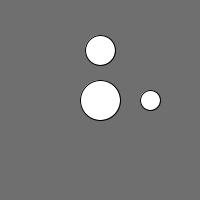
Frame 1 (no input)
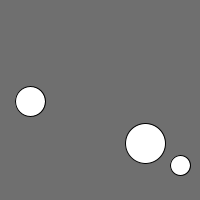
Frame 60 (the mouse pressed at the canvas centre just before this capture)
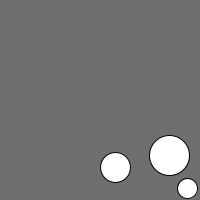
Frame 120 (the mouse held since frame 60 and released just before this capture)

The Processing sketch that drew these frames (run headless with seeded random() and noise(); from frame 60 on, the mouse is pressed at the canvas centre):

// Processing sketch: experimental
// ── experimental.pde
ArrayList<Particle> particles=new ArrayList<Particle>();

 // short and quick definition


 


void setup() {
  size(200,200);
  background(111);
  particles.add( new Particle (100, 50));
  particles.get(0).setVelocity(3,3.5);
  particles.get(0).mass=1;
  particles.get(0).radius=15;
  
  particles.add( new Particle (100, 100));
  particles.get(1).setVelocity(1,-3.5);
  particles.get(1).mass=5;
  particles.get(1).radius=20;
  
  particles.add( new Particle (150, 100));
  particles.get(2).setVelocity(5,2);
  particles.get(2).radius=10;
  strokeWeight(1);
}
 
 
void draw() {
  background(111);
  for(int i=0;i<particles.size();i++){
    particles.get(i).display() ;
    
    //println(particles.get(i).velocity);
    for(int j=0;j<particles.size();j++){
      if(i!=j)
        particles.get(i).checkParticleCollision(particles.get(j));
        println(0,j," ",particles.get(0).velocity);
    }
  }
}

// ── Class_Particle.pde
class Particle {
  float radius=6f;
  PVector location=new PVector(0,0);
  PVector velocity=new PVector(0,0);
  PVector acceleration;
  float mass=1;
 
  Particle(float x, float y) {  
    // values 

    location = new PVector(x, y);
    velocity = new PVector(0, 0);
    acceleration = new PVector(0, 0);
  }
  void display() {
    
    ellipse(location.x,location.y,radius*2,radius*2);
    checkCollision();
    location.add(velocity);
  }
  void setVelocity(float xVelocity , float yVelocity){
    velocity.set(xVelocity,yVelocity);
  }
  void checkCollision(){

    
    
    if(location.x+radius>width||location.x-radius<1){
      if(location.x+radius>width+1){
        location.x=width-radius;
      }
      if(location.x-radius<-1){
        location.x=radius;
      }
      velocity.set(-velocity.x,velocity.y);
    }
    if(location.y+radius>height||location.y-radius<1){
      if(location.y+radius>height+1){
        location.y=height-radius;
      }
      if(location.y<-1){
        location.y=radius;
      }
      velocity.set(velocity.x,-velocity.y);
    }
  }
  
  void checkParticleCollision(Particle other){
    
    Float dist = location.dist(other.location);
    
    if(dist<radius+other.radius){
      
      Float v1x=(((this.mass-other.mass)/(this.mass+other.mass))*velocity.x);
      
      Float v1y=(((this.mass-other.mass)/(this.mass+other.mass))*velocity.y);
      
      Float v2x=2*mass/(mass+other.mass)*velocity.x;
      Float v2y=2*mass/(mass+other.mass)*velocity.y;
      
      this.setVelocity(v1x,v1y);
      other.setVelocity(v2x,v2y);
      
      
      if(location.x<other.location.x){
        location.x-=1;
      }
      else if(location.x>other.location.x){
        location.x+=1;
      }
      if(location.y<other.location.y){
        location.y-=1;
      }
      else if(location.y>other.location.y){
        location.y+=1;
      }
     
    }
  }
}
